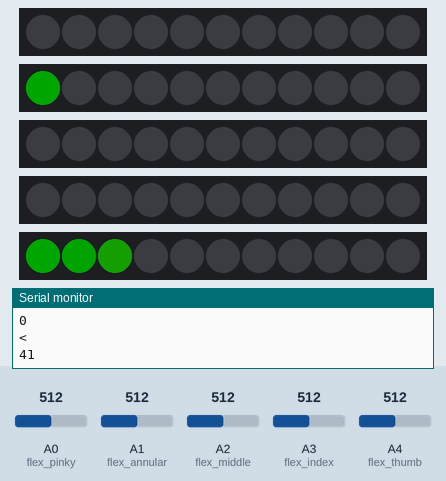
Bench run of a sketch on a simulated Arduino Uno, built with avr-gcc and run on an emulated ATmega328P. On the bench: 5 × 11 RGB LEDs in strip order, left to right, the last lines printed to the serial monitor. The inputs (shaded band) are chosen by the test bench; at power-on: A0 (flex_pinky) = 512, A1 (flex_annular) = 512, A2 (flex_middle) = 512, A3 (flex_index) = 512, A4 (flex_thumb) = 512. Dim RGB values are drawn brighter than linear.

Above: at 1.2 s.
1.3 s: A0 (flex_pinky) set to 547
2.8 s: A0 (flex_pinky) set to 576
At 3.9 s:
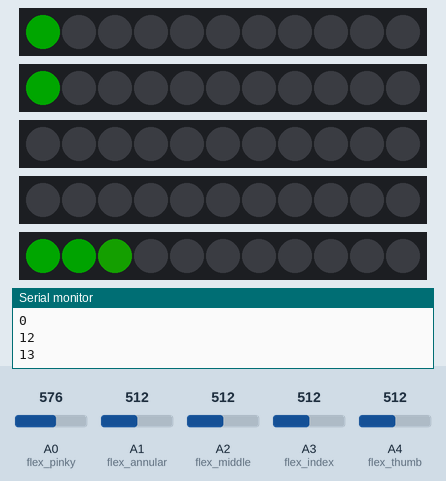
4.3 s: A1 (flex_annular) set to 580
At 4.9 s:
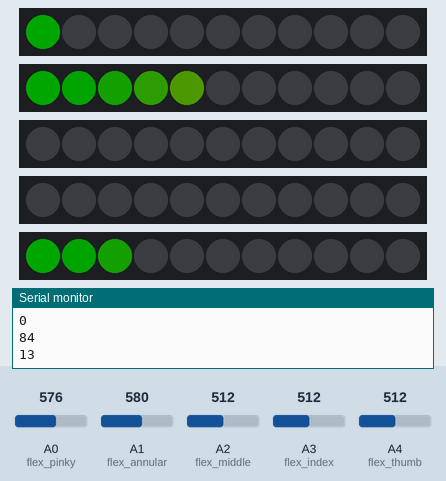
5.8 s: A2 (flex_middle) set to 547
7.3 s: A2 (flex_middle) set to 571
At 8.2 s:
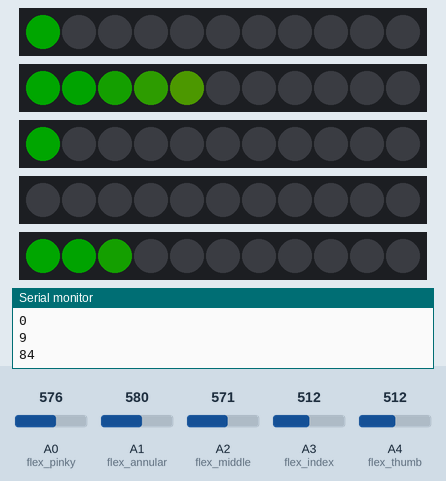
8.8 s: A3 (flex_index) set to 556
10.3 s: A3 (flex_index) set to 584
At 11.5 s:
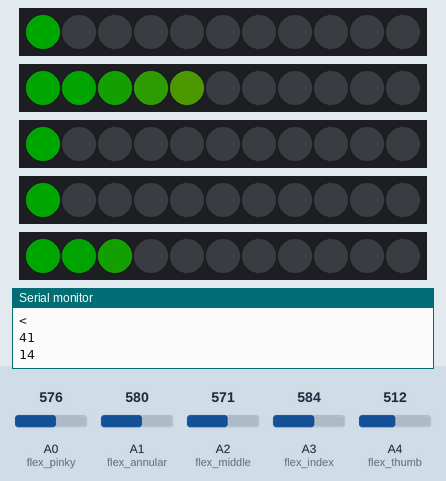
Timing chart, 0 to 12.8 s (numbered marks = the images above; inputs shaded):
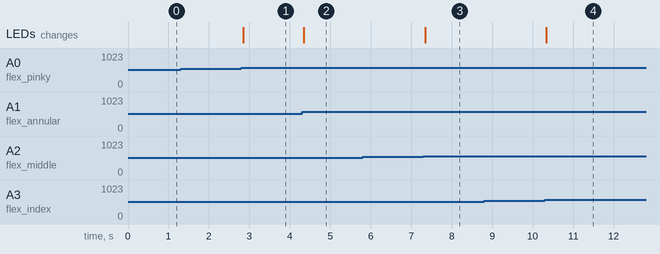

The sketch:

gant.ino
```cpp
#include <Adafruit_NeoPixel.h>
#include <SoftwareSerial.h>

// Parameter 1 = number of pixels in strip
// Parameter 2 = pin number (most are valid)
// Parameter 3 = pixel type flags
Adafruit_NeoPixel strip_pinky   = Adafruit_NeoPixel(11, 2, NEO_GRB + NEO_KHZ800);
Adafruit_NeoPixel strip_annular = Adafruit_NeoPixel(11, 3, NEO_GRB + NEO_KHZ800);
Adafruit_NeoPixel strip_middle  = Adafruit_NeoPixel(11, 4, NEO_GRB + NEO_KHZ800);
Adafruit_NeoPixel strip_index   = Adafruit_NeoPixel(11, 5, NEO_GRB + NEO_KHZ800);
Adafruit_NeoPixel strip_thumb   = Adafruit_NeoPixel(11, 6, NEO_GRB + NEO_KHZ800);


//Constants:
const int flex_pinky    = A0; //pin A0 to read analog input
const int flex_annular  = A1; //pin A1 to read analog input
const int flex_middle   = A2; //pin A2 to read analog input
const int flex_index    = A3; //pin A3 to read analog input
const int flex_thumb    = A4; //pin A4 to read analog input

//Variables:
float value_pinky;
float value_annular;
float value_middle;
float value_index;
float value_thumb;

SoftwareSerial xbee(10, 11);

void setup() {
  strip_pinky.begin();
  strip_annular.begin();
  strip_middle.begin();
  strip_index.begin();
  strip_thumb.begin();
  strip_pinky.show();
  strip_annular.show();
  strip_middle.show();
  strip_index.show();
  strip_thumb.show();
  Serial.begin(9600);
  xbee.begin(9600);
  }

void loop() {
    int value=analogRead(flex_pinky);
    int Rmax = 780;
    int Rmin = 560;
    int pinky   = map(value  ,Rmin ,Rmax ,0,180);
    int diff = (Rmax-Rmin)/10;
      for(int i = 0; i<11; i++) {
          if     (value>Rmin+(diff*0) and i == 0)  { strip_pinky.setPixelColor(i, 0, 40, 0);}
          else if(value>Rmin+(diff*1) and i == 1)  { strip_pinky.setPixelColor(i, 0, 36, 0); }
          else if(value>Rmin+(diff*2) and i == 2)  { strip_pinky.setPixelColor(i, 4, 32, 0); }
          else if(value>Rmin+(diff*3) and i == 3)  { strip_pinky.setPixelColor(i, 8, 28, 0); }
          else if(value>Rmin+(diff*4) and i == 4)  { strip_pinky.setPixelColor(i, 12, 24, 0);}
          else if(value>Rmin+(diff*5) and i == 5)  { strip_pinky.setPixelColor(i, 16, 20, 0);}
          else if(value>Rmin+(diff*6) and i == 6)  { strip_pinky.setPixelColor(i, 20, 16, 0);}
          else if(value>Rmin+(diff*7) and i == 7)  { strip_pinky.setPixelColor(i, 24, 12, 0);}
          else if(value>Rmin+(diff*8) and i == 8)  { strip_pinky.setPixelColor(i, 28, 8, 0); }
          else if(value>Rmin+(diff*9) and i == 9)  { strip_pinky.setPixelColor(i, 32, 4, 0); }
          else if(value>Rmin+(diff*10)and i == 10) { strip_pinky.setPixelColor(i, 36, 0, 0); }
          else                                     { strip_pinky.setPixelColor(i, 0, 0, 0);  }
      }
    strip_pinky.show(); // on affiche

    value=analogRead(flex_annular);
    Rmax = 670;
    Rmin = 500;
    int annular  = map(value  ,Rmin ,Rmax ,0,180);
    diff = (Rmax-Rmin)/10;
      for(int i = 0; i<11; i++) {
          if     (value>Rmin+(diff*0) and i == 0)  { strip_annular.setPixelColor(i, 0, 40, 0);}
          else if(value>Rmin+(diff*1) and i == 1)  { strip_annular.setPixelColor(i, 0, 36, 0); }
          else if(value>Rmin+(diff*2) and i == 2)  { strip_annular.setPixelColor(i, 4, 32, 0); }
          else if(value>Rmin+(diff*3) and i == 3)  { strip_annular.setPixelColor(i, 8, 28, 0); }
          else if(value>Rmin+(diff*4) and i == 4)  { strip_annular.setPixelColor(i, 12, 24, 0);}
          else if(value>Rmin+(diff*5) and i == 5)  { strip_annular.setPixelColor(i, 16, 20, 0);}
          else if(value>Rmin+(diff*6) and i == 6)  { strip_annular.setPixelColor(i, 20, 16, 0);}
          else if(value>Rmin+(diff*7) and i == 7)  { strip_annular.setPixelColor(i, 24, 12, 0);}
          else if(value>Rmin+(diff*8) and i == 8)  { strip_annular.setPixelColor(i, 28, 8, 0); }
          else if(value>Rmin+(diff*9) and i == 9)  { strip_annular.setPixelColor(i, 32, 4, 0); }
          else if(value>Rmin+(diff*10)and i == 10) { strip_annular.setPixelColor(i, 36, 0, 0); }
          else                                     { strip_annular.setPixelColor(i, 0, 0, 0);  }
      }
    strip_annular.show(); // on affiche

    value=analogRead(flex_middle);
    Rmax = 775;
    Rmin = 560;
    int middle = map(value  ,Rmin ,Rmax ,0,180);
    diff = (Rmax-Rmin)/10;

      for(int i = 0; i<11; i++) {
          if     (value>Rmin+(diff*0) and i == 0)  { strip_middle.setPixelColor(i, 0, 40, 0);}
          else if(value>Rmin+(diff*1) and i == 1)  { strip_middle.setPixelColor(i, 0, 36, 0); }
          else if(value>Rmin+(diff*2) and i == 2)  { strip_middle.setPixelColor(i, 4, 32, 0); }
          else if(value>Rmin+(diff*3) and i == 3)  { strip_middle.setPixelColor(i, 8, 28, 0); }
          else if(value>Rmin+(diff*4) and i == 4)  { strip_middle.setPixelColor(i, 12, 24, 0);}
          else if(value>Rmin+(diff*5) and i == 5)  { strip_middle.setPixelColor(i, 16, 20, 0);}
          else if(value>Rmin+(diff*6) and i == 6)  { strip_middle.setPixelColor(i, 20, 16, 0);}
          else if(value>Rmin+(diff*7) and i == 7)  { strip_middle.setPixelColor(i, 24, 12, 0);}
          else if(value>Rmin+(diff*8) and i == 8)  { strip_middle.setPixelColor(i, 28, 8, 0); }
          else if(value>Rmin+(diff*9) and i == 9)  { strip_middle.setPixelColor(i, 32, 4, 0); }
          else if(value>Rmin+(diff*10)and i == 10) { strip_middle.setPixelColor(i, 36, 0, 0); }
          else                                     { strip_middle.setPixelColor(i, 0, 0, 0);  }
      }
    strip_middle.show(); // on affiche

    value=analogRead(flex_index);
    Rmax = 750;
    Rmin = 570;
    int index = map(value  ,Rmin ,Rmax ,0,180);
    diff = (Rmax-Rmin)/10;
      for(int i = 0; i<11; i++) {
          if     (value>Rmin+(diff*0) and i == 0)  { strip_index.setPixelColor(i, 0, 40, 0);}
          else if(value>Rmin+(diff*1) and i == 1)  { strip_index.setPixelColor(i, 0, 36, 0); }
          else if(value>Rmin+(diff*2) and i == 2)  { strip_index.setPixelColor(i, 4, 32, 0); }
          else if(value>Rmin+(diff*3) and i == 3)  { strip_index.setPixelColor(i, 8, 28, 0); }
          else if(value>Rmin+(diff*4) and i == 4)  { strip_index.setPixelColor(i, 12, 24, 0);}
          else if(value>Rmin+(diff*5) and i == 5)  { strip_index.setPixelColor(i, 16, 20, 0);}
          else if(value>Rmin+(diff*6) and i == 6)  { strip_index.setPixelColor(i, 20, 16, 0);}
          else if(value>Rmin+(diff*7) and i == 7)  { strip_index.setPixelColor(i, 24, 12, 0);}
          else if(value>Rmin+(diff*8) and i == 8)  { strip_index.setPixelColor(i, 28, 8, 0); }
          else if(value>Rmin+(diff*9) and i == 9)  { strip_index.setPixelColor(i, 32, 4, 0); }
          else if(value>Rmin+(diff*10)and i == 10) { strip_index.setPixelColor(i, 36, 0, 0); }
          else                                     { strip_index.setPixelColor(i, 0, 0, 0);  }
      }
    strip_index.show(); // on affiche

    value=analogRead(flex_thumb);
    Rmax = 620;
    Rmin = 480;
    int thumb = map(value  ,Rmin ,Rmax ,0,180);
    diff = (Rmax-Rmin)/10;
      for(int i = 0; i<11; i++) {
          if     (value>Rmin+(diff*0) and i == 0)  { strip_thumb.setPixelColor(i, 0, 40, 0);}
          else if(value>Rmin+(diff*1) and i == 1)  { strip_thumb.setPixelColor(i, 0, 36, 0); }
          else if(value>Rmin+(diff*2) and i == 2)  { strip_thumb.setPixelColor(i, 4, 32, 0); }
          else if(value>Rmin+(diff*3) and i == 3)  { strip_thumb.setPixelColor(i, 8, 28, 0); }
          else if(value>Rmin+(diff*4) and i == 4)  { strip_thumb.setPixelColor(i, 12, 24, 0);}
          else if(value>Rmin+(diff*5) and i == 5)  { strip_thumb.setPixelColor(i, 16, 20, 0);}
          else if(value>Rmin+(diff*6) and i == 6)  { strip_thumb.setPixelColor(i, 20, 16, 0);}
          else if(value>Rmin+(diff*7) and i == 7)  { strip_thumb.setPixelColor(i, 24, 12, 0);}
          else if(value>Rmin+(diff*8) and i == 8)  { strip_thumb.setPixelColor(i, 28, 8, 0); }
          else if(value>Rmin+(diff*9) and i == 9)  { strip_thumb.setPixelColor(i, 32, 4, 0); }
          else if(value>Rmin+(diff*10)and i == 10) { strip_thumb.setPixelColor(i, 36, 0, 0); }
          else                                     { strip_thumb.setPixelColor(i, 0, 0, 0);  }
      }
    strip_thumb.show(); // on affiche

  if(thumb<0) {thumb=0;}
  if(index<0) {index=0;}
  if(middle<0) {middle=0;}
  if(annular<0) {annular=0;}
  if(pinky<0) {pinky=0;}

  if(thumb>180) {thumb=180;}
  if(index>180) {index=180;}
  if(middle>180) {middle=180;}
  if(annular>180) {annular=180;}
  if(pinky>180) {pinky=180;}


  Serial.println("<");
  Serial.println(thumb);
  Serial.println(index);
  Serial.println(middle);
  Serial.println(annular);
  Serial.println(pinky);

  xbee.println("<");
  xbee.println(thumb);
  xbee.println(index);
  xbee.println(middle);
  xbee.println(annular);
  xbee.println(pinky);
  delay(30);
}
```

Measured:
- the behaviour switches between 560 and 561 on A0 (flex_pinky) (found by bisection; images 0 and 1)
- the behaviour switches between 560 and 561 on A2 (flex_middle) (found by bisection; images 2 and 3)
- the behaviour switches between 570 and 571 on A3 (flex_index) (found by bisection; images 3 and 4)
- after the input at 2.8 s, the LEDs: change after 0.05 s (image 1)
- after the input at 4.3 s, the LEDs: change after 0.05 s (image 2)
- after the input at 7.3 s, the LEDs: change at once (image 3)
- after the input at 10.3 s, the LEDs: change at once (image 4)
